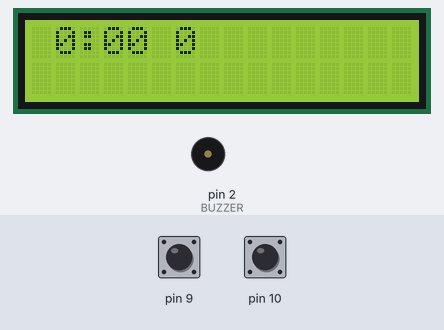
This sketch was run on a simulated Arduino Uno, built with avr-gcc and run on an emulated ATmega328P. On the bench: 16×2 character LCD, buzzer (waves = sounding). The inputs (shaded band) are chosen by the test bench; at power-on: pin 10 HIGH, pin 9 HIGH. What the sketch prints to the serial monitor is not drawn.

Above: at 1.7 s.
1.8 s: pin 10 pulled LOW for 0.15 s
At 3.1 s:
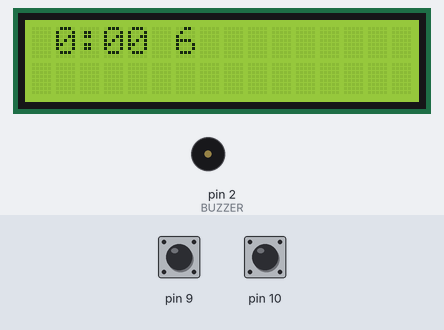
3.5 s: pin 10 pulled LOW for 1 s
At 4.56 s:
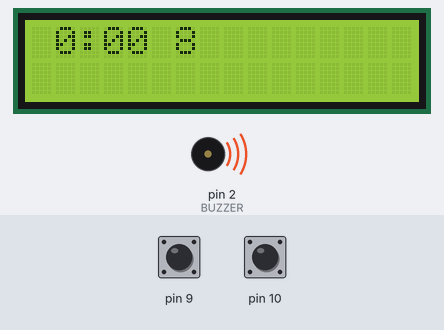
6.1 s: pin 10 pulled LOW for 0.15 s
At 7.5 s:
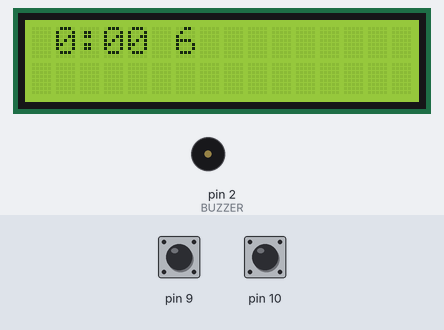
7.8 s: pin 9 pulled LOW for 0.15 s
At 8.35 s:
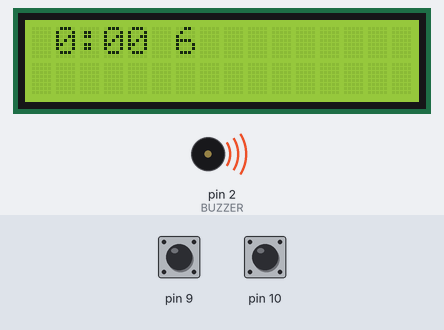
8.5 s: pin 9 pulled LOW for 1 s
At 10.6 s:
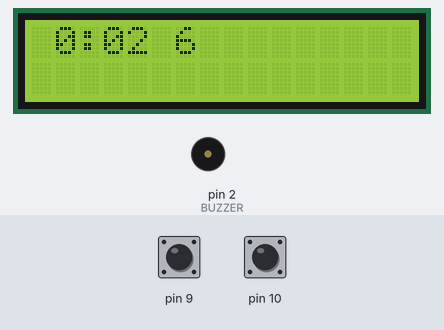
11.1 s: pin 9 pulled LOW for 3.2 s
At 13.9 s:
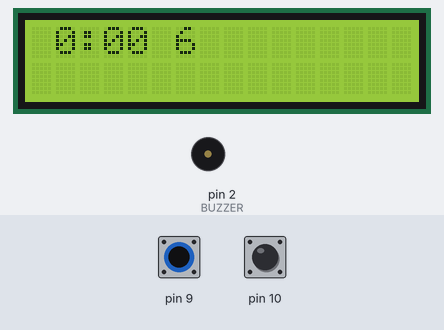
Timing chart, 0 to 15.4 s (numbered marks = the images above; inputs shaded):
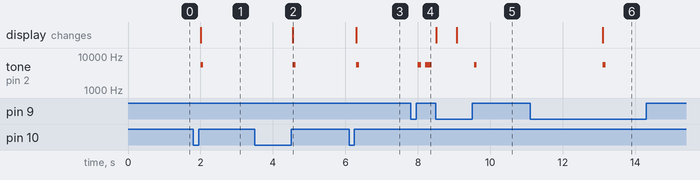

The sketch:

membat.ino
```cpp
// (licence header left out)
/* You can use different sets of buttons.
 * Write a .cpp file for your buttons that defines
 *   unsigned int read_buttons()
 * and returns the codes defined in membat.h.
 */

#include "membat.h"

/*
 * Which type of buttons and display to use:
 */
#undef USE_DFROBOT
#ifdef USE_DFROBOT

#include "DFRobotButtons.h"
#include "DFRobotTimerDisplay.h"

DFRobotButtons buttons;
DFRobotTimerDisplay display;

#else

#include "SimpleButtons.h"
#include "ParallelLCDDisplay.h"

SimpleButtons buttons(9, 10);
ParallelLCDDisplay display(3, 4, 5, 6, 7, 8);

#endif

// What pin is the passive piezo buzzer on?
#define BUZZER 2

// What note to play?
#define HIGHNOTE   5500
#define MEDNOTE   3000

// This is for daylight use, no need for the backlight:
// (but set it to 50 when testing indoors)
int gBrightness = 40;

#define NUM_MODELS 10

unsigned int gCurModel = 0;
boolean gRunning = false;

Model::Model(const char* const name, unsigned long alarmtime)
{
    sprintf(mName, "%-8s", name);
    mAlarmTime = alarmtime;
    mStartTime = 0;
    mRunTime = 0;
}

Model* gModels[NUM_MODELS];

/*****
 *  ADD YOUR PLANES HERE: name (8 chars max) and number of seconds til alarm.
 *  Eventually it may be possible to add new ones in the field.
 */
#define MINUTES * 60
void initModels()
{
    int i = 0;

    // Short timeout, for testing:
    gModels[i++] = new Model("Test", 30);

    // Real models:
    gModels[i++] = new Model("Skunk", 6 MINUTES);
    gModels[i++] = new Model("Wildwing", 8 MINUTES);
    gModels[i++] = new Model("IFO", 6 MINUTES);

    // End with at least one null model:
    gModels[i++] = new Model("\0", 0);
}

void beepDebounce()
{
    buttons.debounce();
    tone(BUZZER, HIGHNOTE);
    delay(80);
    noTone(BUZZER);
}

// Convert seconds to mm:ss
const char* TimerDisplay::timeString(long int secs)
{
    static char timestr[15];
    unsigned int mins = secs / 60;
    secs = secs % 60;
    sprintf(timestr, "%2d:%02d  ", (int)mins, (int)secs);
    return timestr;
}

void overtimeBuzzer()
{
    unsigned long mils = millis();
    unsigned long oversecs = gModels[gCurModel]->mRunTime
        - gModels[gCurModel]->mAlarmTime;

    // Sound an obnoxious alarm for the first few seconds:
    if (oversecs < 5)
    {
        if (mils % 500 < 250)
            tone(BUZZER, MEDNOTE);
        else
            noTone(BUZZER);
        return;
    }

    // But nobody could fly with that going on all the time,
    // so tone it down to an occasional warning beep after that:
    if (oversecs % 20 == 0 && mils % 500 < 200)
        tone(BUZZER, MEDNOTE);
    else
        noTone(BUZZER);
}

void setup()
{
    pinMode(BUZZER, OUTPUT);
    noTone(BUZZER);

    initModels();

    display.setBrightness(gBrightness);

    display.displayCurrentModel(gModels[gCurModel]);

    Serial.begin(9600);
    delay(500);
    Serial.println("La la la");
    /*
    */
}

void loop()
{
    unsigned long secs = millis() / 1000;     // seconds since power-up

    unsigned int button = buttons.read_buttons();
    if (button != btnNONE)
        Serial.println(button);

    switch (button)
    {
        case btnSTARTSTOP:
            gRunning = !gRunning;
            if (gRunning) {
                gModels[gCurModel]->mStartTime =
                    secs - gModels[gCurModel]->mRunTime;

                // Double beep means the timer is running:
                tone(BUZZER, HIGHNOTE);
                delay(100);
                noTone(BUZZER);
                delay(100);
                tone(BUZZER, HIGHNOTE);
                delay(100);
                noTone(BUZZER);
            }

            beepDebounce();
            break;

        case btnSELECT:
            if (gRunning)
                break;
            ++gCurModel;
            if (gCurModel >= NUM_MODELS || gModels[gCurModel]->mAlarmTime == 0)
                gCurModel = 0;
            display.displayCurrentModel(gModels[gCurModel]);
            beepDebounce();
            break;

        case btnCLEAR:
            if (gRunning)
                break;
            gModels[gCurModel]->mRunTime = 0;
            noTone(BUZZER);
            display.displayCurrentModel(gModels[gCurModel]);
            beepDebounce();
            break;

        case btnUP:
            gBrightness += 30;
            if (gBrightness > 255)
                gBrightness = 255;
            display.setBrightness(gBrightness);
            beepDebounce();
            break;

        case btnDOWN:
            gBrightness -= 30;
            if (gBrightness < 0)
               gBrightness = 0;
            display.setBrightness(gBrightness);
            beepDebounce();
            break;

        case btnNONE:
            if (!gRunning)
                break;
            gModels[gCurModel]->mRunTime =
                secs - gModels[gCurModel]->mStartTime;
            display.displayCurrentModelTime(gModels[gCurModel]);

            if (gModels[gCurModel]->mRunTime > gModels[gCurModel]->mAlarmTime)
                overtimeBuzzer();
            break;
    }
}
```

DFRobotButtons.cpp
```cpp
/*
 * A membat button handler for a DF Robot LCD Keypad Shield.
 *
 * The shield exposes digital buttons on the header at the upper right:
 * 0 1 2 3 11 12 13
 * It also exposes analog buttons at lower right:
 * I haven't tested but I believe these are analog 1-5
 * (analog 0 is used for the buttons).
 */

#include "membat.h"
#include "DFRobotButtons.h"

#include <Arduino.h>

// Buttons on the shield with names that don't reflect the shield's names:
#define btnRIGHT  btnCLEAR
#define btnLEFT   btnSTARTSTOP

// define some values used by the panel and buttons
int lcd_key     = 0;
int adc_key_in  = 0;

DFRobotButtons::DFRobotButtons()
{
}

// read the buttons
unsigned int DFRobotButtons::read_buttons()
{
    adc_key_in = analogRead(0);      // read the value from the sensor
    if (adc_key_in > 1000) return btnNONE;

#define V1_0
#ifdef V1_0
    /* For V1.0 comment the other thresholds and use these: */
    if (adc_key_in < 50)   return btnRIGHT;
    if (adc_key_in < 195)  return btnUP;
    if (adc_key_in < 380)  return btnDOWN;
    if (adc_key_in < 555)  return btnSTARTSTOP;
    if (adc_key_in < 790)  return btnSELECT;
#else
    /* For V1.1 us these thresholds: */
    if (adc_key_in < 50)   return btnRIGHT;
    if (adc_key_in < 250)  return btnUP;
    if (adc_key_in < 450)  return btnDOWN;
    if (adc_key_in < 650)  return btnSTARTSTOP;
    if (adc_key_in < 850)  return btnSELECT;
#endif

    return btnNONE;  // when all others fail, return this...
}
```

DFRobotButtons.h
```cpp
/*
 * A membat buttons using the DFrobot LCD button shield.
 */

#ifndef DFRobotButtons_h
#define DFRobotButtons_h

class DFRobotButtons : TimerButtons
{
  public:
    DFRobotButtons();

    // The important routine: check whether a button is pressed and
    // return the code for it.
    unsigned int read_buttons();
};

#endif /* DFRobotButtons_h */
```

DFRobotTimerDisplay.cpp
```cpp
/*
 * Timer display on a 2x16 segment LCD
 */

#include "DFRobotTimerDisplay.h"

#include <Arduino.h>

DFRobotTimerDisplay::DFRobotTimerDisplay() : lcd(8, 9, 4, 5, 6, 7)
{
    lcd.begin(16, 2);              // start the library
}

void DFRobotTimerDisplay::displayCurrentModelTime(Model* curmodel)
{
    lcd.setCursor(0, 1);
    lcd.print(timeString(curmodel->mRunTime));
}

void DFRobotTimerDisplay::displayCurrentModel(Model* curmodel)
{
    lcd.setCursor(0, 0);
    lcd.print(curmodel->mName);
    lcd.setCursor(10, 0);          // move cursor to line 0, col 10
    //lcd.print(curmodel->mAlarmTime / 60);
    lcd.print(timeString(curmodel->mAlarmTime));

    displayCurrentModelTime(curmodel);
}

void DFRobotTimerDisplay::setBrightness(unsigned int bright)
{
    analogWrite(10, bright);
}

// select the pins used on the LCD panel
```

DFRobotTimerDisplay.h
```cpp
/*
 * A membat display using the DFrobot LCD button shield.
 */

#ifndef DFRobotTimerDisplay_h
#define DFRobotTimerDisplay_h

#include "membat.h"

#include <LiquidCrystal.h>

class DFRobotTimerDisplay : TimerDisplay
{
  private:
    LiquidCrystal lcd;

  public:
    DFRobotTimerDisplay();

    // Overridden methods:
    void displayCurrentModelTime(Model* curmodel);
    void displayCurrentModel(Model* curmodel);

    // Pass 0-255.
    void setBrightness(unsigned int bright);
};

#endif /* DFRobotTimerDisplay_h */
```

SimpleButtons.cpp
```cpp
/*
 * A membat button handler for a couple of simple buttons.
 */

#include "membat.h"
#include "SimpleButtons.h"

#include <Arduino.h>

unsigned long MAX_MILLIS = 0xFFFFFFFF;

SimpleButtons::SimpleButtons(int startstoppin, int selectpin)
{
    mStartStopPin = startstoppin;
    mSelectPin = selectpin;

    // Enable internal pullups:
    pinMode(mStartStopPin, INPUT_PULLUP);
    pinMode(mSelectPin, INPUT_PULLUP);

    mCurBtn = btnNONE;
    mCurBtnMillis = millis();

    mInLongpress = false;
}

void SimpleButtons::debounce()
{
}

// Read the buttons.
// Return a non-NONE value only on button release or longpress.
unsigned int SimpleButtons::read_buttons()
{
    unsigned long newMillis = millis();
    int newButton;

    if (! digitalRead(mStartStopPin))
        //Serial.println("startstop"),
        newButton = btnSTARTSTOP;

    else if (! digitalRead(mSelectPin))
        //Serial.println("select"),
        newButton = btnSELECT;

    else
        newButton = btnNONE;

    // Check for long press:
    if (newButton != btnNONE && newButton == mCurBtn
        && newMillis - mCurBtnMillis > LONG_PRESS_TIME)
    {
        // Already in a longpress? Ignore further button holding.
        if (mInLongpress)
            return btnNONE;

        mInLongpress = true;

        // Which buttons have a longpress action?
        if (mCurBtn == btnSTARTSTOP) {
            return btnCLEAR;
        }

        return btnNONE;
    }

    // Did nothing change?
    if (newButton == mCurBtn)
        return btnNONE;

    // Something definitely changed.

    // Not a longpress. Is it a button release?
    if (newButton == btnNONE) {
        newButton = mCurBtn;       // Save the button that was just released
        mCurBtn = btnNONE;
        mCurBtnMillis = newMillis;

        // Is this the end of a longpress? If so, ignore.
        if (mInLongpress) {
            mInLongpress = false;
            return btnNONE;
        }

        // debounce
        delay(50);
        return newButton;
    }

    // Must be a new button press.
    mCurBtn = newButton;
    mCurBtnMillis = newMillis;

    // debounce
    delay(50);

    return btnNONE;
}
```

SimpleButtons.h
```cpp
/*
 * A membat buttons using a couple of plain pushbuttons.
 */

#ifndef SimpleButtons_h
#define SimpleButtons_h

class SimpleButtons : public TimerButtons
{
  private:
    int mStartStopPin;
    int mSelectPin;

    int mCurBtn;
    unsigned int mCurBtnMillis;

    int mInLongpress;

  public:
    SimpleButtons(int startstoppin, int selectpin);

    // The important routine: check whether a button is pressed and
    // return the code for it.
    unsigned int read_buttons();

    // SimpleButtons handles its own debouncing
    void debounce();

    // How many milliseconds constitutes a long press?
    // Typically a few seconds.
    const unsigned int LONG_PRESS_TIME = 2000;
};

#endif /* SimpleButtons_h */
```

TimerButtons.cpp
```cpp
#include "membat.h"

#include <Arduino.h>

TimerButtons::TimerButtons()
{
}

void TimerButtons::debounce()
{
    long nonetime;
    while (true) {
        if (read_buttons() != btnNONE) {
            nonetime = millis();
            continue;
        }
        // nonetime is the last time we saw something other than btnNONE.
        if (millis() - nonetime > 50)
            return;
    }
}
```

TimerDisplay.cpp
```cpp
#include "membat.h"

TimerDisplay::TimerDisplay()
{
}

void TimerDisplay::setBrightness(unsigned int bright)
{
}
```

membat.h
```cpp
/*
 * Global definitions for membat.
 */

#ifndef membat_h
#define membat_h

/************ A basic model definition *************/
class Model
{
public:
    char mName[9];
    unsigned long mAlarmTime;    // Seconds before we'll give an alarm
    unsigned long mStartTime;    // Seconds since bootup when this model's clock started
    unsigned long mRunTime;      // How many seconds has this model run so far?

    Model(const char* const name, unsigned long alarmtime);
};

/************ Input buttons *************/

// Which button to use for which function:
// Let btnSELECT select models, btnUP and btnDOWN adjust alarm time.
#define btnNONE      0
#define btnSTARTSTOP 1
#define btnSELECT    2
#define btnCLEAR     3
#define btnUP        4
#define btnDOWN      5

class TimerButtons
{
  public:
    TimerButtons();

    // The important routine: check whether a button is pressed and
    // return the code for it.
    virtual unsigned int read_buttons() = 0;

    virtual void debounce();
};

/************ Display *************/
class TimerDisplay
{
  public:
    TimerDisplay();

    // Utility routine: convert seconds to mm:ss
    virtual const char* timeString(long int secs);

    // Override these methods in your subclass:
    virtual void displayCurrentModelTime(Model* curmodel) = 0;
    virtual void displayCurrentModel(Model* curmodel) = 0;

    // Override this method if you support it.
    // Pass 0-255.
    virtual void setBrightness(unsigned int bright);
};

#endif /* membat.h */
```

ParallelLCDDisplay.cpp
```cpp
/*
 * Timer display on a 2x16 segment LCD
 */

#include "ParallelLCDDisplay.h"

#include <Arduino.h>

ParallelLCDDisplay::ParallelLCDDisplay(int rs, int en,
                                       int d4, int d5, int d6, int d7)
    : lcd(rs, en, d4, d5, d6, d7)
{
    lcd.begin(16, 2);
    // It's really 16x1 but apparently the LCD library needs this.
}

void ParallelLCDDisplay::displayCurrentModelTime(Model* curmodel)
{
    lcd.setCursor(0, 0);
    lcd.print(timeString(curmodel->mRunTime));

    lcd.setCursor(6, 0);
    lcd.print((int)(curmodel->mAlarmTime / 60));
}

void ParallelLCDDisplay::displayCurrentModel(Model* curmodel)
{
    lcd.setCursor(40, 0);                // Second 8 characters
    lcd.print(curmodel->mName);

    lcd.setCursor(5, 0);
    lcd.print("/");
    lcd.setCursor(6, 0);
    lcd.print((int)(curmodel->mAlarmTime / 60));

    displayCurrentModelTime(curmodel);  // Will use the 1st 8 characters
}
```

ParallelLCDDisplay.h
```cpp
/*
 * A membat display using the DFrobot LCD button shield.
 */

#ifndef ParallelLCDDisplay_h
#define ParallelLCDDisplay_h

#include "membat.h"

#include <LiquidCrystal.h>

class ParallelLCDDisplay : public TimerDisplay
{
  private:
    LiquidCrystal lcd;

  public:
    ParallelLCDDisplay(int rs, int en, int d4, int d5, int d6, int d7);

    // Overridden methods:
    void displayCurrentModelTime(Model* curmodel);
    void displayCurrentModel(Model* curmodel);

    // There's no backlight, so no need for setBrightness.
};

#endif /* ParallelLCDDisplay_h */
```

Measured:
- after the input at 1.8 s, tone on pin 2 (BUZZER): silent → 5500 Hz after 0.20 s, → silent 0.08 s later; the display: changes after 0.20 s (image 1)
- after the input at 3.5 s, tone on pin 2 (BUZZER): silent → 5500 Hz after 1.1 s, → silent 0.08 s later; the display: changes after 1.1 s (image 2)
- after the input at 6.1 s, tone on pin 2 (BUZZER): silent → 5500 Hz after 0.20 s, → silent 0.08 s later; the display: changes after 0.20 s (image 3)
- after the input at 7.8 s, tone on pin 2 (BUZZER): silent → 5500 Hz after 0.20 s, → silent 0.10 s later, → 5500 Hz 0.10 s later, → silent 0.18 s later
- after the input at 8.5 s, tone on pin 2 (BUZZER): silent → 5500 Hz after 1.1 s, → silent 0.08 s later
- after the input at 11.1 s, tone on pin 2 (BUZZER): silent → 5500 Hz after 2.0 s, → silent 0.08 s later; the display: changes after 2.0 s (image 6)
